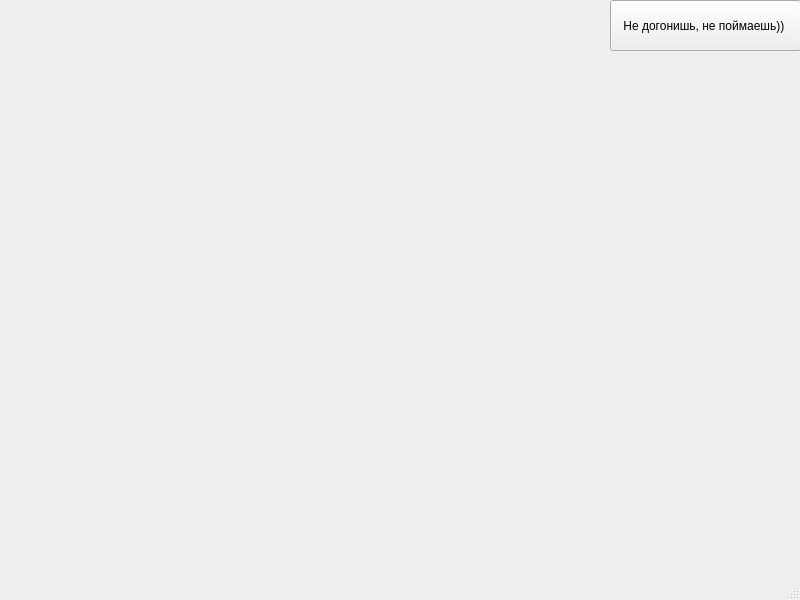
<?xml version="1.0" encoding="UTF-8"?>
<ui version="4.0">
 <class>MainWindow</class>
 <widget class="QMainWindow" name="MainWindow">
  <property name="geometry">
   <rect>
    <x>0</x>
    <y>0</y>
    <width>800</width>
    <height>600</height>
   </rect>
  </property>
  <property name="windowTitle">
   <string>MainWindow</string>
  </property>
  <widget class="QWidget" name="centralwidget">
   <widget class="QPushButton" name="button1">
    <property name="geometry">
     <rect>
      <x>610</x>
      <y>0</y>
      <width>191</width>
      <height>51</height>
     </rect>
    </property>
    <property name="text">
     <string>Не догонишь, не поймаешь)) </string>
    </property>
   </widget>
   <widget class="QLabel" name="label">
    <property name="geometry">
     <rect>
      <x>140</x>
      <y>110</y>
      <width>201</width>
      <height>16</height>
     </rect>
    </property>
    <property name="text">
     <string/>
    </property>
   </widget>
  </widget>
  <widget class="QMenuBar" name="menubar">
   <property name="geometry">
    <rect>
     <x>0</x>
     <y>0</y>
     <width>800</width>
     <height>26</height>
    </rect>
   </property>
  </widget>
  <widget class="QStatusBar" name="statusbar"/>
 </widget>
 <resources/>
 <connections/>
</ui>
